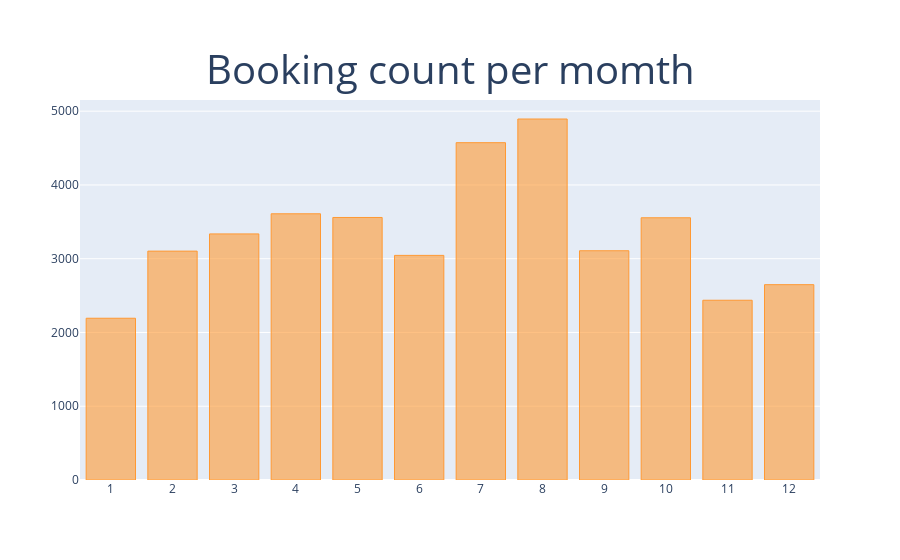

Notebook cell for this chart:
### Code cell
# 월별로 집계해보기
resort['month'] = resort['datetime'].dt.month
resort_month = resort.groupby('month').agg({'hotel':'count'}).rename(columns={'hotel':'Counts'})
layout = {
    'title':{
        'text':'Booking count per momth',
        'font':{
            'size':40
        },
        'x':0.5,
        'y':0.9
    },
    'xaxis':{
        'showticklabels':True,
        'dtick':'M1'
    }
}
resort_month.iplot(kind='bar', theme='white', layout=layout)

### Figure 1 — Plotly figure (JSON) as saved in the notebook; plotly's stock layout.template omitted (floating-point values rounded to 4 significant figures)
{"data": [{"marker": {"color": "rgba(255, 153, 51, 0.6)", "line": {"color": "rgba(255, 153, 51, 1.0)", "width": 1}}, "name": "Counts", "orientation": "v", "text": "", "type": "bar", "x": [1, 2, 3, 4, 5, 6, 7, 8, 9, 10, 11, 12], "y": [2193, 3103, 3336, 3609, 3559, 3045, 4573, 4894, 3108, 3555, 2437, 2648]}], "layout": {"title": {"font": {"size": 40}, "text": "Booking count per momth", "x": 0.5, "y": 0.9}, "xaxis": {"dtick": "M1", "showticklabels": true}}}
